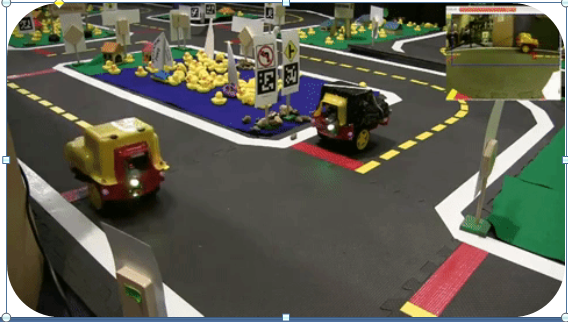
%> input picture images/1.PNG, 568 x 322 px, given in place of 1.jpg, which was not available
$ octave Imfilter_Test.m   (GNU Octave 9; MATLAB toolbox functions it lacks are replaced by stand-ins)
%> lines starting %> are read from the running program, lines starting %| are printed output that depends on the picture; pictures that were not available may be replaced by others from this repository, and a replacement may not be noted
I = imread('1.jpg');
%> I is the input picture: size 322x568x3 uint8; mean R, G, B 95.8, 95.2, 82.5
%imshow(I);
G = rgb2gray(I);
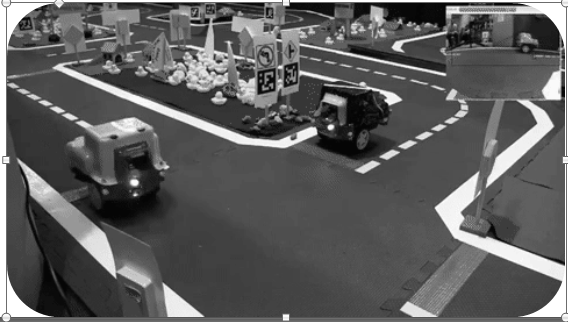
%> G: size 322x568 uint8; min 5, max 255, mean 94
imshow(G);
h = [-1,2,-1];
C = imfilter(G,h);
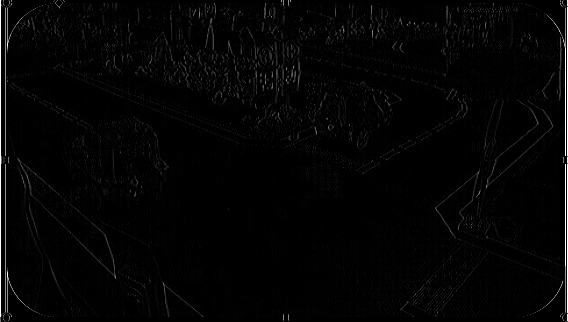
%> C: size 322x568 uint8; min 0, max 255, mean 4.4
%C = uint8(C);
C=C+0.5;
imshow(C);

$ run again, with images/2.PNG copied over images/1.PNG
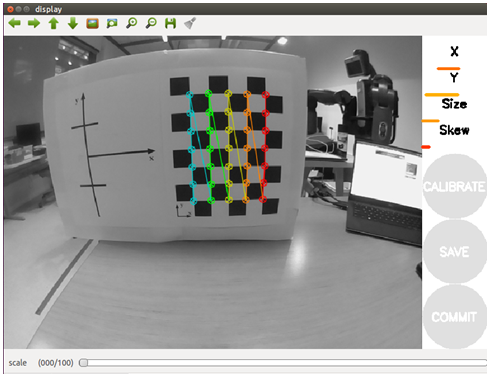
%> input picture images/2.PNG, 494 x 374 px, given in place of 1.jpg, which was not available
%> I is the input picture: size 374x494x3 uint8; mean R, G, B 156.3, 156.3, 154.5
%> `G = rgb2gray(I);`:
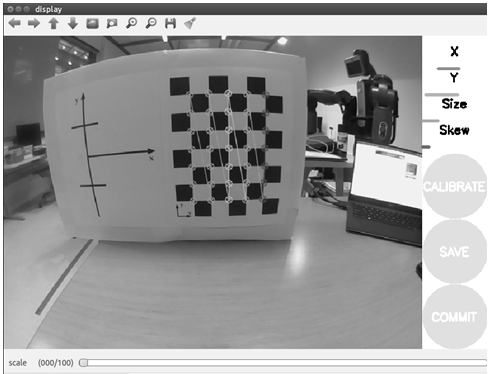
%> G: size 374x494 uint8; min 0, max 255, mean 156.1
%> `C = imfilter(G,h);`:
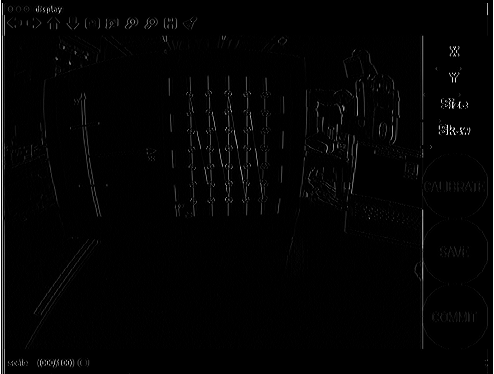
%> C: size 374x494 uint8; min 0, max 255, mean 4.1
